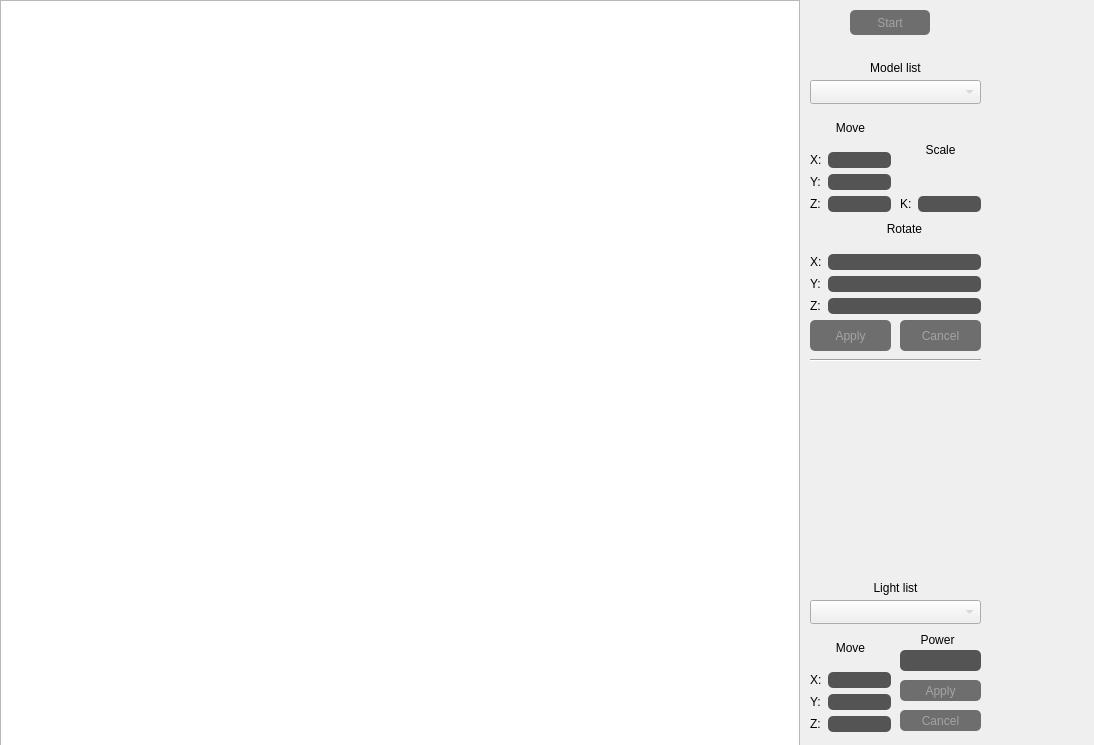
<?xml version="1.0" encoding="UTF-8"?>
<ui version="4.0">
 <class>MainWindow</class>
 <widget class="QMainWindow" name="MainWindow">
  <property name="geometry">
   <rect>
    <x>0</x>
    <y>0</y>
    <width>1094</width>
    <height>745</height>
   </rect>
  </property>
  <property name="windowTitle">
   <string>MainWindow</string>
  </property>
  <property name="styleSheet">
   <string notr="true">QDialog {
	background: rgba(50, 50, 50, 255);
}</string>
  </property>
  <widget class="QWidget" name="centralwidget">
   <widget class="QGraphicsView" name="graphicsView">
    <property name="geometry">
     <rect>
      <x>0</x>
      <y>0</y>
      <width>800</width>
      <height>800</height>
     </rect>
    </property>
   </widget>
   <widget class="QPushButton" name="pushButton_addModel">
    <property name="geometry">
     <rect>
      <x>850</x>
      <y>10</y>
      <width>80</width>
      <height>25</height>
     </rect>
    </property>
    <property name="styleSheet">
     <string notr="true">QPushButton {
    color: rgba(200, 200, 200, 150);
    border-radius: 5px;
    background: rgba(20, 20, 20, 150);
    }

QPushButton:hover {
    background: rgba(10, 10, 10, 150);
    }

QPushButton:pressed {
    border-style: inset;
    background: rgba(0, 0, 0, 150);
    }</string>
    </property>
    <property name="text">
     <string>Start</string>
    </property>
   </widget>
   <widget class="QComboBox" name="comboBox_model">
    <property name="geometry">
     <rect>
      <x>810</x>
      <y>80</y>
      <width>171</width>
      <height>24</height>
     </rect>
    </property>
    <property name="styleSheet">
     <string notr="true">QComboBox{
	color: rgba(200, 200, 200, 255);
}

QComboBox:on{
    background-color: rgba(30, 30, 30, 180);
	color: rgba(200, 200, 200, 255);
}</string>
    </property>
   </widget>
   <widget class="QLabel" name="lbl_models">
    <property name="geometry">
     <rect>
      <x>810</x>
      <y>60</y>
      <width>171</width>
      <height>16</height>
     </rect>
    </property>
    <property name="text">
     <string>Model list</string>
    </property>
    <property name="alignment">
     <set>Qt::AlignCenter</set>
    </property>
   </widget>
   <widget class="QWidget" name="verticalLayoutWidget">
    <property name="geometry">
     <rect>
      <x>810</x>
      <y>110</y>
      <width>81</width>
      <height>102</height>
     </rect>
    </property>
    <layout class="QVBoxLayout" name="verticalLayout">
     <item>
      <widget class="QLabel" name="lbl_model_move">
       <property name="text">
        <string>Move</string>
       </property>
       <property name="alignment">
        <set>Qt::AlignCenter</set>
       </property>
      </widget>
     </item>
     <item>
      <layout class="QGridLayout" name="gridLayout">
       <item row="1" column="1">
        <widget class="QLineEdit" name="le_mmove_y">
         <property name="styleSheet">
          <string notr="true">QLineEdit {
    background: rgba(20, 20, 20, 180);
	color: rgba(200, 200, 200, 255);
	border-style: inset;
    border-radius: 5px;
}</string>
         </property>
        </widget>
       </item>
       <item row="0" column="1">
        <widget class="QLineEdit" name="le_mmove_x">
         <property name="styleSheet">
          <string notr="true">QLineEdit {
    background: rgba(20, 20, 20, 180);
	color: rgba(200, 200, 200, 255);
	border-style: inset;
    border-radius: 5px;
}</string>
         </property>
        </widget>
       </item>
       <item row="0" column="0">
        <widget class="QLabel" name="lbl_mmove_x">
         <property name="text">
          <string>X:</string>
         </property>
        </widget>
       </item>
       <item row="1" column="0">
        <widget class="QLabel" name="lbl_mmove_y">
         <property name="text">
          <string>Y:</string>
         </property>
        </widget>
       </item>
       <item row="2" column="0">
        <widget class="QLabel" name="lbl_mmove_z">
         <property name="text">
          <string>Z:</string>
         </property>
        </widget>
       </item>
       <item row="2" column="1">
        <widget class="QLineEdit" name="le_mmove_z">
         <property name="styleSheet">
          <string notr="true">QLineEdit {
    background: rgba(20, 20, 20, 180);
	color: rgba(200, 200, 200, 255);
	border-style: inset;
    border-radius: 5px;
}</string>
         </property>
        </widget>
       </item>
      </layout>
     </item>
    </layout>
   </widget>
   <widget class="QPushButton" name="pushButton_mcancel">
    <property name="geometry">
     <rect>
      <x>900</x>
      <y>320</y>
      <width>81</width>
      <height>31</height>
     </rect>
    </property>
    <property name="styleSheet">
     <string notr="true">QPushButton {
    color: rgba(200, 200, 200, 150);
    border-radius: 5px;
    background: rgba(20, 20, 20, 150);
    }

QPushButton:hover {
    background: rgba(10, 10, 10, 150);
    }

QPushButton:pressed {
    border-style: inset;
    background: rgba(0, 0, 0, 150);
   }</string>
    </property>
    <property name="text">
     <string>Cancel</string>
    </property>
   </widget>
   <widget class="QPushButton" name="pushButton_mapply">
    <property name="geometry">
     <rect>
      <x>810</x>
      <y>320</y>
      <width>81</width>
      <height>31</height>
     </rect>
    </property>
    <property name="styleSheet">
     <string notr="true">QPushButton {
    color: rgba(200, 200, 200, 150);
    border-radius: 5px;
    background: rgba(20, 20, 20, 150);
    }

QPushButton:hover {
    background: rgba(10, 10, 10, 150);
    }

QPushButton:pressed {
    border-style: inset;
    background: rgba(0, 0, 0, 150);
   }</string>
    </property>
    <property name="text">
     <string>Apply</string>
    </property>
   </widget>
   <widget class="QWidget" name="verticalLayoutWidget_2">
    <property name="geometry">
     <rect>
      <x>900</x>
      <y>110</y>
      <width>81</width>
      <height>102</height>
     </rect>
    </property>
    <layout class="QVBoxLayout" name="verticalLayout_2">
     <item>
      <widget class="QLabel" name="lbl_model_scale">
       <property name="text">
        <string>Scale</string>
       </property>
       <property name="alignment">
        <set>Qt::AlignCenter</set>
       </property>
      </widget>
     </item>
     <item>
      <layout class="QGridLayout" name="gridLayout_2">
       <item row="0" column="0">
        <widget class="QLabel" name="lbl_mscale_x">
         <property name="text">
          <string>K:</string>
         </property>
        </widget>
       </item>
       <item row="0" column="1">
        <widget class="QLineEdit" name="le_mscale_x">
         <property name="styleSheet">
          <string notr="true">QLineEdit {
    background: rgba(20, 20, 20, 180);
	color: rgba(200, 200, 200, 255);
	border-style: inset;
    border-radius: 5px;
}</string>
         </property>
        </widget>
       </item>
      </layout>
     </item>
    </layout>
   </widget>
   <widget class="Line" name="line">
    <property name="geometry">
     <rect>
      <x>810</x>
      <y>350</y>
      <width>171</width>
      <height>20</height>
     </rect>
    </property>
    <property name="orientation">
     <enum>Qt::Horizontal</enum>
    </property>
   </widget>
   <widget class="QComboBox" name="comboBox_light">
    <property name="geometry">
     <rect>
      <x>810</x>
      <y>600</y>
      <width>171</width>
      <height>24</height>
     </rect>
    </property>
    <property name="styleSheet">
     <string notr="true">QComboBox{
	color: rgba(200, 200, 200, 255);
}

QComboBox:on{
    background-color: rgba(30, 30, 30, 180);
	color: rgba(200, 200, 200, 255);
}</string>
    </property>
   </widget>
   <widget class="QLabel" name="lbl_lights">
    <property name="geometry">
     <rect>
      <x>810</x>
      <y>580</y>
      <width>171</width>
      <height>16</height>
     </rect>
    </property>
    <property name="text">
     <string>Light list</string>
    </property>
    <property name="alignment">
     <set>Qt::AlignCenter</set>
    </property>
   </widget>
   <widget class="QWidget" name="verticalLayoutWidget_5">
    <property name="geometry">
     <rect>
      <x>810</x>
      <y>630</y>
      <width>81</width>
      <height>102</height>
     </rect>
    </property>
    <layout class="QVBoxLayout" name="verticalLayout_5">
     <item>
      <widget class="QLabel" name="lbl_lmove">
       <property name="text">
        <string>Move</string>
       </property>
       <property name="alignment">
        <set>Qt::AlignCenter</set>
       </property>
      </widget>
     </item>
     <item>
      <layout class="QGridLayout" name="gridLayout_5">
       <item row="1" column="1">
        <widget class="QLineEdit" name="le_lmove_y">
         <property name="styleSheet">
          <string notr="true">QLineEdit {
    background: rgba(20, 20, 20, 180);
	color: rgba(200, 200, 200, 255);
	border-style: inset;
    border-radius: 5px;
}</string>
         </property>
        </widget>
       </item>
       <item row="0" column="1">
        <widget class="QLineEdit" name="le_lmove_x">
         <property name="styleSheet">
          <string notr="true">QLineEdit {
    background: rgba(20, 20, 20, 180);
	color: rgba(200, 200, 200, 255);
	border-style: inset;
    border-radius: 5px;
}</string>
         </property>
        </widget>
       </item>
       <item row="0" column="0">
        <widget class="QLabel" name="lbl_lmove_x">
         <property name="text">
          <string>X:</string>
         </property>
        </widget>
       </item>
       <item row="1" column="0">
        <widget class="QLabel" name="lbl_lmove_y">
         <property name="text">
          <string>Y:</string>
         </property>
        </widget>
       </item>
       <item row="2" column="0">
        <widget class="QLabel" name="lbl_lmove_z">
         <property name="text">
          <string>Z:</string>
         </property>
        </widget>
       </item>
       <item row="2" column="1">
        <widget class="QLineEdit" name="le_lmove_z">
         <property name="styleSheet">
          <string notr="true">QLineEdit {
    background: rgba(20, 20, 20, 180);
	color: rgba(200, 200, 200, 255);
	border-style: inset;
    border-radius: 5px;
}</string>
         </property>
        </widget>
       </item>
      </layout>
     </item>
    </layout>
   </widget>
   <widget class="QWidget" name="verticalLayoutWidget_6">
    <property name="geometry">
     <rect>
      <x>810</x>
      <y>210</y>
      <width>171</width>
      <height>104</height>
     </rect>
    </property>
    <layout class="QVBoxLayout" name="verticalLayout_6">
     <item>
      <layout class="QGridLayout" name="gridLayout_6">
       <item row="1" column="1">
        <widget class="QLineEdit" name="le_mrotate_x">
         <property name="styleSheet">
          <string notr="true">QLineEdit {
    background: rgba(20, 20, 20, 180);
	color: rgba(200, 200, 200, 255);
	border-style: inset;
    border-radius: 5px;
}</string>
         </property>
        </widget>
       </item>
       <item row="2" column="1">
        <widget class="QLineEdit" name="le_mrotate_y">
         <property name="styleSheet">
          <string notr="true">QLineEdit {
    background: rgba(20, 20, 20, 180);
	color: rgba(200, 200, 200, 255);
	border-style: inset;
    border-radius: 5px;
}</string>
         </property>
        </widget>
       </item>
       <item row="2" column="0">
        <widget class="QLabel" name="lbl_mrotate_y">
         <property name="text">
          <string>Y:</string>
         </property>
        </widget>
       </item>
       <item row="3" column="0">
        <widget class="QLabel" name="lbl_mrotate_z">
         <property name="text">
          <string>Z:</string>
         </property>
        </widget>
       </item>
       <item row="1" column="0">
        <widget class="QLabel" name="lbl_mrotate_x">
         <property name="text">
          <string>X:</string>
         </property>
        </widget>
       </item>
       <item row="3" column="1">
        <widget class="QLineEdit" name="le_mrotate_z">
         <property name="styleSheet">
          <string notr="true">QLineEdit {
    background: rgba(20, 20, 20, 180);
	color: rgba(200, 200, 200, 255);
	border-style: inset;
    border-radius: 5px;
}</string>
         </property>
        </widget>
       </item>
       <item row="0" column="1">
        <widget class="QLabel" name="lbl_mrotate">
         <property name="text">
          <string>Rotate</string>
         </property>
         <property name="alignment">
          <set>Qt::AlignCenter</set>
         </property>
        </widget>
       </item>
      </layout>
     </item>
    </layout>
   </widget>
   <widget class="QPushButton" name="pushButton_lapply">
    <property name="geometry">
     <rect>
      <x>900</x>
      <y>680</y>
      <width>81</width>
      <height>21</height>
     </rect>
    </property>
    <property name="styleSheet">
     <string notr="true">QPushButton {
    color: rgba(200, 200, 200, 150);
    border-radius: 5px;
    background: rgba(20, 20, 20, 150);
    }

QPushButton:hover {
    background: rgba(10, 10, 10, 150);
    }

QPushButton:pressed {
    border-style: inset;
    background: rgba(0, 0, 0, 150);
   }</string>
    </property>
    <property name="text">
     <string>Apply</string>
    </property>
   </widget>
   <widget class="QPushButton" name="pushButton_lcancel">
    <property name="geometry">
     <rect>
      <x>900</x>
      <y>710</y>
      <width>81</width>
      <height>21</height>
     </rect>
    </property>
    <property name="styleSheet">
     <string notr="true">QPushButton {
    color: rgba(200, 200, 200, 150);
    border-radius: 5px;
    background: rgba(20, 20, 20, 150);
    }

QPushButton:hover {
    background: rgba(10, 10, 10, 150);
    }

QPushButton:pressed {
    border-style: inset;
    background: rgba(0, 0, 0, 150);
   }</string>
    </property>
    <property name="text">
     <string>Cancel</string>
    </property>
   </widget>
   <widget class="QLabel" name="lbl_power">
    <property name="geometry">
     <rect>
      <x>902</x>
      <y>630</y>
      <width>71</width>
      <height>20</height>
     </rect>
    </property>
    <property name="text">
     <string>Power</string>
    </property>
    <property name="alignment">
     <set>Qt::AlignCenter</set>
    </property>
   </widget>
   <widget class="QLineEdit" name="le_power">
    <property name="geometry">
     <rect>
      <x>900</x>
      <y>650</y>
      <width>81</width>
      <height>21</height>
     </rect>
    </property>
    <property name="styleSheet">
     <string notr="true">QLineEdit {
    background: rgba(20, 20, 20, 180);
	color: rgba(200, 200, 200, 255);
	border-style: inset;
    border-radius: 5px;
}</string>
    </property>
   </widget>
  </widget>
 </widget>
 <resources/>
 <connections/>
</ui>
